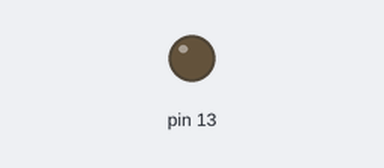
Bench run of a sketch on a simulated Arduino Uno, built with avr-gcc and run on an emulated ATmega328P. Shown: output pins drawn as LEDs (lit = HIGH).

Above: at 1.0 s.
At 19.9 s:
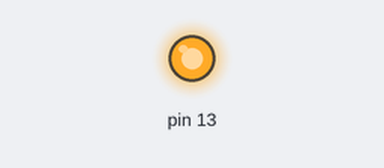
Timing chart, 0 to 21.3 s (numbered marks = the images above):
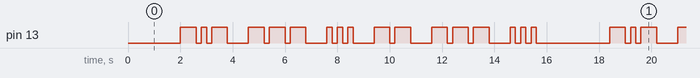

The sketch:

sos3.ino
```cpp
const int unit = 200;  // ms
//                012345678901234567890123456789
String alfabet = "  etianmsurwdkgohvf l pjbxcyzq";

void setup() {
  pinMode(13, OUTPUT);
}

void skicka(int on, int off) {
  digitalWrite(13, HIGH);  // turn the LED on (HIGH is the voltage level)
  delay(on*unit);          // wait for on millis
  digitalWrite(13, LOW);   // turn the LED off by making the voltage LOW
  delay(off*unit);         // wait for off millis
}

void sendLetter(String dd) {
  for (unsigned int k=0; k<dd.length(); k++) {
    char d = dd[k];
    if (d == '.') skicka(1,1);
    if (d == '-') skicka(3,1);
  }
  delay(3*unit);
}

String getLetter(char letter) {
  int i = alfabet.indexOf(letter);
  String result = "";
  while (i>1) {
    result = ".-"[i%2] + result;
    i /= 2;
  }
  return result;
}

void sendSentence(String letters) {
  delay(10*unit);
  for (unsigned int i=0; i<letters.length(); i++) {
    char letter = letters[i];
    if (letter == ' ') {
      delay(7*unit);
    } else {
      String dd = getLetter(letter);
      sendLetter(dd);
    }
  }
}

void loop() {
  sendSentence("kosmos");
}
```

Measured:
- by itself, pin 13: moves between LOW and HIGH, repeating every 16.4 s
- by itself, everything shown: repeats every 16.4 s, in 34 steps
